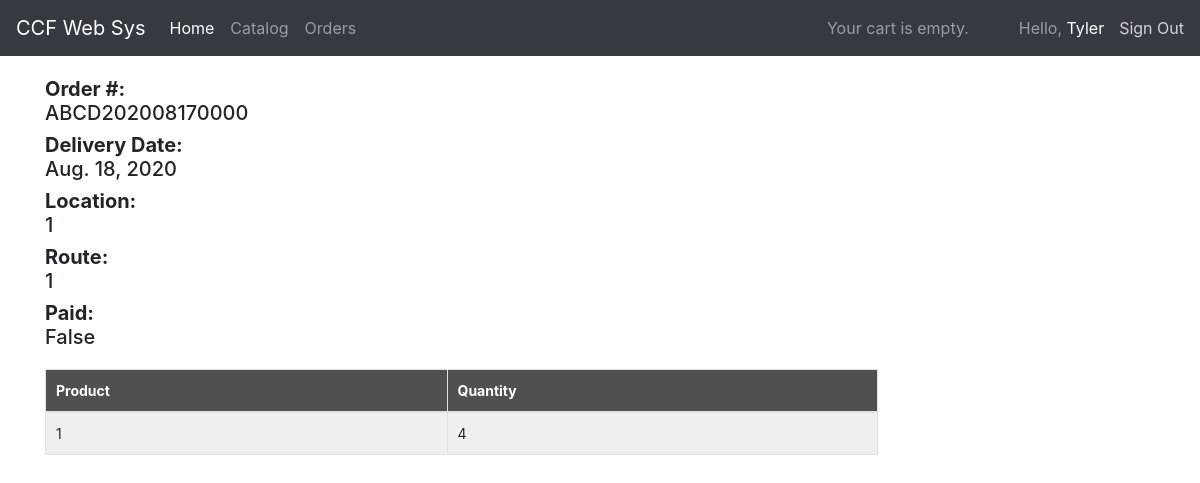
Screenshot of /orders/id=ABCD202008170000/ (signed in) with the database file from the repository.
### orders/models.py (models this page shows, shortened)
class Order(models.Model):
    user = models.ForeignKey(settings.AUTH_USER_MODEL, on_delete=models.CASCADE)
    order_id = models.CharField(max_length=20, default=increment_order_id, null=True, blank=True, editable=False)
    location = models.ForeignKey(Location, on_delete=models.CASCADE)
    route = models.ForeignKey(Route, on_delete=models.DO_NOTHING, null=True, blank=True)
    delivery_date = models.DateField()
    created = models.DateTimeField(auto_now_add=True)
    updated = models.DateTimeField(auto_now=True)
    paid = models.BooleanField(default=False)
    discount = models.DecimalField(max_digits=10, decimal_places=2, default=0.00)
    class Meta:
        ordering = ('-delivery_date',)

class Location(models.Model):
    name = models.CharField(max_length=100)
    company = models.ForeignKey(Company, on_delete=models.CASCADE)
    store_Number = models.CharField(max_length=10, blank=True, null=True)
    contact_name = models.CharField(max_length=50, blank=True, null=True)
    contact_number = PhoneField(blank=True, null=True)
    route = models.ForeignKey(Route, on_delete=models.DO_NOTHING)
    address = models.ForeignKey(Address, on_delete=models.CASCADE)
    def __str__(self):
        return f"{self.name}"

class Route(models.Model):
    name = models.CharField(max_length=100)
    def __str__(self):
        return self.name

class OrderItem(models.Model):
    order = models.ForeignKey(Order, on_delete=models.PROTECT,
                              related_name='items')
    description = models.CharField(max_length=500, blank=True)
    product = models.ForeignKey(Product, on_delete=models.PROTECT, null=True, related_name='order_items')
    price = models.DecimalField(max_digits=10, decimal_places=2, default=0.00)
    quantity = models.IntegerField(default=1, null=False)

### store/models.py (models this page shows, shortened)
class Product(models.Model):
    name = models.CharField(max_length=200, db_index=True)
    description = models.TextField(blank=True)
    price = models.FloatField()
    image = sorl.thumbnail.ImageField(upload_to='thumbnails', null=True, default='default.jpg')
    type = models.ForeignKey(Type, on_delete=models.SET_NULL, null=True)
    category = models.ForeignKey(Category, on_delete=models.SET_NULL, null=True, related_name='products')
    manufacturer = models.ForeignKey(Manufacturer, on_delete=models.CASCADE)
    slug = models.SlugField(db_index=True, max_length=200)
    available = models.BooleanField(default=True)
    created = models.DateTimeField(auto_now_add=True, blank=True, null=True)
    updated = models.DateTimeField(auto_now=True)
    class Meta:
        ordering = ('name',)
        index_together = (('id', 'slug'),)

### orders/views.py (the view)
# urls.py: path('id=<str:order_id>/', views.order_detail, name='order_detail'),
@login_required(login_url='account_login')
def order_detail(request, order_id):
    order = get_object_or_404(Order, order_id=order_id)
    order_item = OrderItem.objects.filter(order=order)
    context = {
        'order': order,
        'order_item': order_item,
    }
    return render(request, 'orders/order/detail.html', context)

### cart/cart.py (called while the page is built)
    def __len__(self):
        return sum(item['quantity'] for item in self.cart.values())

### cart/context_processors.py (called while the page is built)
def cart(request):
    return {'cart': Cart(request)}

### templates/orders/order/detail.html
{% extends 'base.html' %}
{% block content %}
<div class="container align-self-center">
    <div class="side-panel" style="margin-top: 20px">
        <h5><b>Order #:  </b><br/>{{ order.order_id }}</h5>
        <h5><b>Delivery Date:  </b><br/>{{ order.delivery_date }}</h5>
        <h5><b>Location:  </b><br/>{{ order.location }}</h5>
        <h5><b>Route:  </b><br/>{{ order.location.route }}</h5>
        <h5><b>Paid:  </b><br/>{{ order.paid }}</h5></h>
    </div>
    <table class="table-bordered" style="margin-top: 20px">
        <thead>
            <tr>
              <th scope="col">Product</th>
              <th scope="col">Quantity</th>
            </tr>
        </thead>
        <tbody>
        {% for item in order_item %}
            <tr>
              <td>{{ item.product.name }}</td>
              <td>{{ item.quantity }}</td>
            </tr>
        {% endfor %}
        </tbody>
    </table>
</div>
{% endblock %}

### templates/navbar.html (shortened to what this page needs)
<nav class="navbar navbar-expand-lg navbar-dark bg-dark">
  <a class="navbar-brand" href="#">CCF Web Sys</a>
  <div class="collapse navbar-collapse" id="navbarText">
    <ul class="navbar-nav mr-auto">
      <li class="nav-item active">
        <a class="nav-link" href="{% url 'home' %}">Home <span class="sr-only">(current)</span></a>
      </li>
      <li class="nav-item">
        <a class="nav-link" href="{% url 'product_list' %}">Catalog</a>
      </li>
      <li class="nav-item">
        <a class="nav-link" href="{% url 'orders:order_list' %}">Orders</a>
      </li>
    </ul>
    {% if request.user.is_authenticated %}
        <span class="navbar-text align-items-center" style="margin-right: 50px">
        {% with total_items=cart|length %}
          {% if total_items > 0 %}
            Your cart:
            <a href="{% url "cart:cart_detail" %}">
              {{ total_items }} item{{ total_items|pluralize }}
            </a>
          {% else %}
            Your cart is empty.
          {% endif %}
        {% endwith %}
        </span>
        <span class="navbar-text align-items-center">
          Hello, <a style="margin-right: 15px" href="{% url 'profile' %}">{{ user.username }}</a>
        </span>
        <span class="navbar-text align-items-center">
          <a style="color: lightgrey" href="{% url 'account_logout' %}">Sign Out</a>
        </span>
    {% else %}
        <span class="navbar-text">
          <a href="{% url 'account_login' %}">Login</a>
        </span>
    {% endif %}
  </div>
</nav>

### store/static/css/base.css (style rules this page uses)
body { margin:0; padding:0; font-family:helvetica, sans-serif; }
h1, h2, h3, h4, h5 , h6 { font-family: 'Ubuntu', sans-serif; font-weight:normal; }
a { text-decoration:none; color:black; }
table { width:75%; border-spacing:0; border-collapse: collapse; }
table th, table td { text-align:left; font-size:14px; padding:10px; margin:0; }
tbody tr:nth-child(odd) { background:#efefef; }
thead th, tbody tr.total { background:#505050; color:#fff; font-weight:bold; }

### rows the page displays
Order: order_id "ABCD202008170000", delivery_date "Aug. 18, 2020", location "1", location.route "1", paid "False"
OrderItem: product.name "1", quantity "4"

### other values shown
{{ user.username }} "Tyler"
